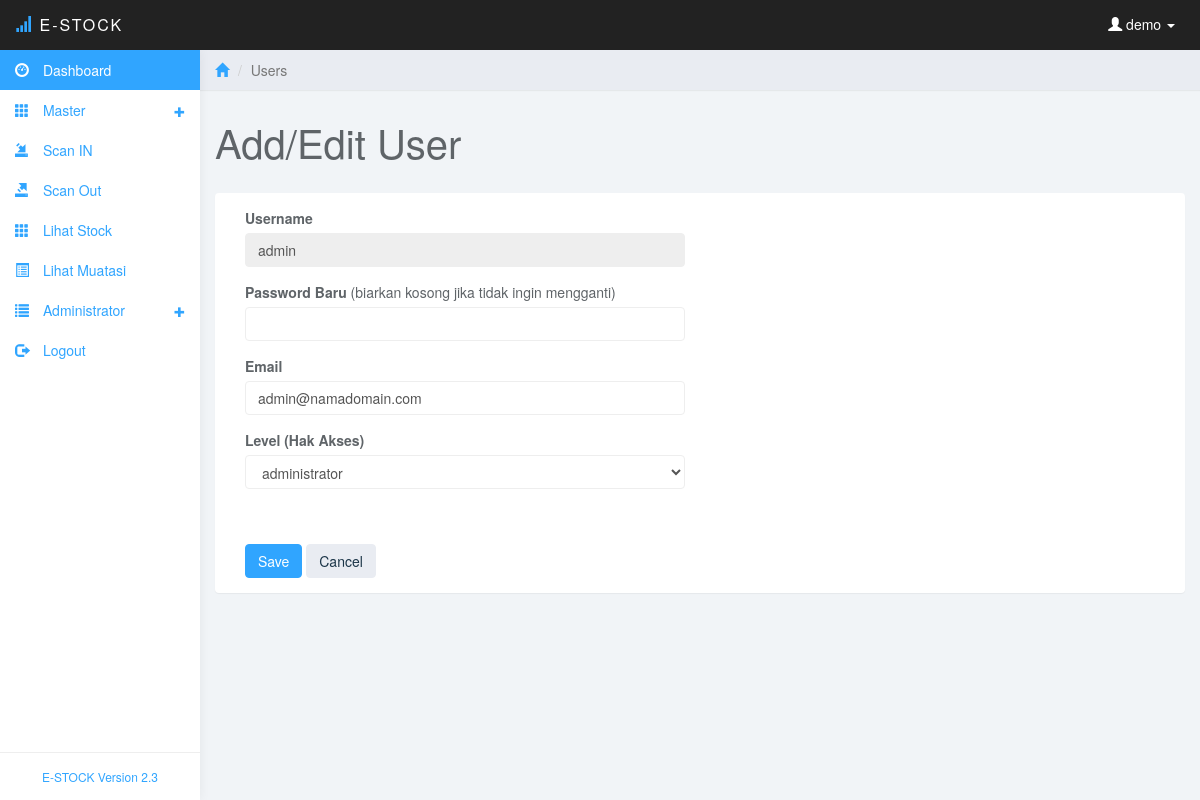
The app's page /edit-user.php?id=admin (signed in) with its own data.
### tables this page shows
CREATE TABLE IF NOT EXISTS `user` (
  `username` varchar(20) NOT NULL,
  `password` varchar(50) NOT NULL,
  `email` varchar(50) NOT NULL,
  `level` varchar(20) NOT NULL,
  PRIMARY KEY (`username`)
);

### edit-user.php (the view, shortened to what this page needs)
<?php
include ("koneksi/koneksi.php");
$pengguna=$_SESSION['username'];
?>
<!DOCTYPE html>
<html>
<head>
<link href="css/bootstrap.min.css" rel="stylesheet">
<link href="css/datepicker3.css" rel="stylesheet">
<link href="css/styles.css" rel="stylesheet">
</head>
<body>
	<nav class="navbar navbar-inverse navbar-fixed-top" role="navigation">
		<div class="container-fluid">
			<div class="navbar-header">
				<a class="navbar-brand" href="#"><span class="glyphicon glyphicon-signal"></span> E-Stock<span></span></a>
				<ul class="user-menu">
					<li class="dropdown pull-right">
						<a href="#" class="dropdown-toggle" data-toggle="dropdown"><span class="glyphicon glyphicon-user"></span>
						<?php
						echo " $pengguna";
						?>
						<span class="caret"></span></a>
					</li>
				</ul>
			</div>
		</div>
	</nav>
	<?php
	include("menu.php");
	?>
	<div class="col-sm-9 col-sm-offset-3 col-lg-10 col-lg-offset-2 main">
		<div class="row">
			<ol class="breadcrumb">
				<li><a href="#"><span class="glyphicon glyphicon-home"></span></a></li>
				<li class="active">Users</li>
			</ol>
		</div>
		<div class="row">
			<div class="col-lg-12">
				<h1 class="page-header">Add/Edit User</h1>
			</div>
		</div>
		<div class="row">
			<div class="col-lg-12">
				<div class="panel panel-default">
					<div class="panel-body">
						<div class="col-md-6">
							<form role="form" action="save-user.php?mode=edit" method="post">
								<?php
								$id=$_GET['id'];
								$sqlusr="select * from user where username='$id'";
								$qrusr=mysqli_query($con,$sqlusr);
								$dtusr=mysqli_fetch_array($qrusr);
								echo '
								<input type="hidden" name="id" value="'.$id.'">
								<div class="form-group">
									<label>Username</label>
									<input class="form-control" name="username" value="'.$dtusr['username'].'" readonly>
								</div>
								<div class="form-group">
									<label>Password Baru</label>&nbsp;(biarkan kosong jika tidak ingin mengganti)
									<input class="form-control" name="password" value="">
								</div>
								<div class="form-group">
									<label>Email</label>
									<input class="form-control" name="email" value="'.$dtusr['email'].'">
								</div>
								<div class="form-group">
									<label>Level (Hak Akses)</label>
									<select class="form-control" name="level">
									<option value="'.$dtusr['level'].'" selected>'.$dtusr['level'].'</option>
									<option value="administrator">administrator</option>
									<option value="report">reporting</option>';
									echo'
									</select>
								</div>';
								?>
								<br><br>
								<button type="submit" class="btn btn-primary">Save</button>
								<button type="reset" class="btn btn-default">Cancel</button>
							</div>
					</div>
				</div>
			</div>
		</div>
	</div>
</body>
</html>

### css/styles.css (style rules this page uses)
body { background: #f1f4f7; padding-top: 50px; color: #5f6468; }
a, a:hover, a:focus { color: #30a5ff; }
h1, h2, h3, h4, h5, h6 { color: #5f6468; }
h1 { font-weight: 300; font-size: 40px; }
.form-control { border: 1px solid #eee; box-shadow: none; }
.navbar-header .navbar-brand { color: #fff; font-size: 16px; text-transform: uppercase; font-weight: 500; letter-spacing: 2px; }
.navbar-header .navbar-brand span { color: #30a5ff; }
.btn-default, .btn-default:hover, .btn-default:focus, .btn-default:active, .btn-default.active, .open > .dropdown-toggle.btn-default, .btn-default.disabled, .btn-default[disabled], fieldset[disabled] .btn-default, .btn-default.disabled:hover, .btn-default[disabled]:hover, fieldset[disabled] .btn-default:hover, .btn-default.disabled:focus, .btn-default[disabled]:focus, fieldset[disabled] .btn-default:focus, .btn-default.disabled:active, .btn-default[disabled]:active, fieldset[disabled] .btn-default:active, .btn-default.disabled.active, .btn-default[disabled].active, fieldset[disabled] .btn-default.active { background-color: #e9ecf2; border-color: #e9ecf2; color: #1b3548; }
.btn-primary, .btn-primary:hover, .btn-primary:focus, .btn-primary:active, .btn-primary.active, .open > .dropdown-toggle.btn-primary, .btn-primary.disabled, .btn-primary[disabled], fieldset[disabled] .btn-primary, .btn-primary.disabled:hover, .btn-primary[disabled]:hover, fieldset[disabled] .btn-primary:hover, .btn-primary.disabled:focus, .btn-primary[disabled]:focus, fieldset[disabled] .btn-primary:focus, .btn-primary.disabled:active, .btn-primary[disabled]:active, fieldset[disabled] .btn-primary:active, .btn-primary.disabled.active, .btn-primary[disabled].active, fieldset[disabled] .btn-primary.active { background-color: #30a5ff; border-color: #30a5ff; }
.panel { border: 0; }
.navbar { border: 0; }
.user-menu { display: inline-block; margin-top: 14px; margin-right: 10px; float: right; list-style: none; padding: 0; }
.user-menu a { color: #fff; }
@media (min-width: 768px) { .navbar-header { width: 100%; } }
.breadcrumb { border-radius: 0; padding: 10px 15px; background: #e9ecf2; box-shadow: 0 1px 1px rgba(0, 0, 0, .05); margin: 0 ; }
h1.page-header { margin-top: 30px; border-bottom: 0; }

### records on screen
user: username "admin", email "admin@namadomain.com", level "administrator"

### other values on screen
$pengguna "demo"
